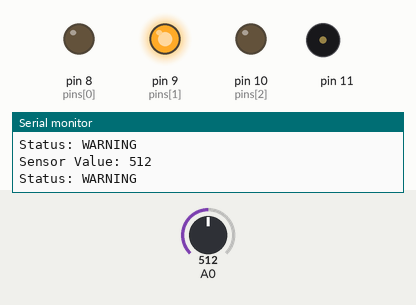
Simulated run of this sketch. Board: Arduino Uno, built with avr-gcc and run on an emulated ATmega328P. Parts: output pins drawn as LEDs (lit = HIGH), buzzer (waves = sounding), the last lines printed to the serial monitor. The inputs (shaded band) are chosen by the test bench; at power-on: A0 = 512.

Above: at 2.8 s.
2.9 s: A0 set to 693
5.6 s: A0 set to 713
At 6.3 s:
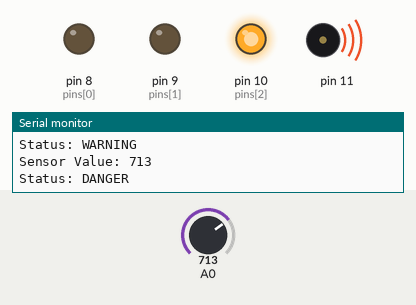
8.3 s: A0 set to 290
At 10.6 s:
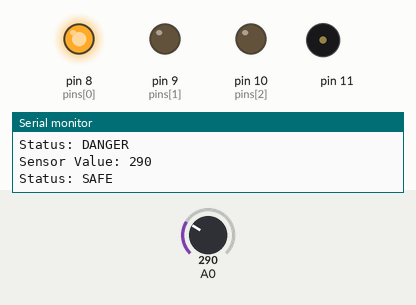
11.5 s: A0 set to 308
At 13.4 s:
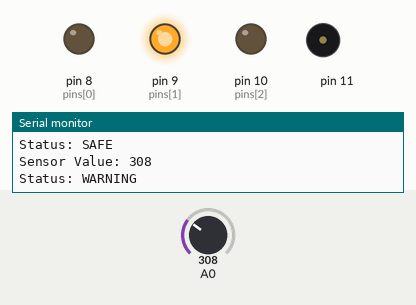
14.2 s: A0 set to 122
At 16.5 s:
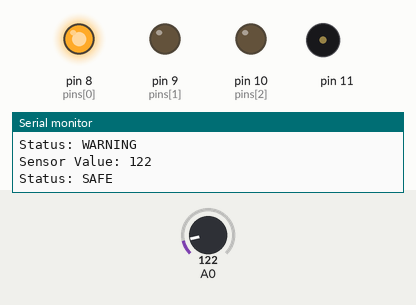
Timing chart, 0 to 18.0 s (numbered marks = the images above; inputs shaded):
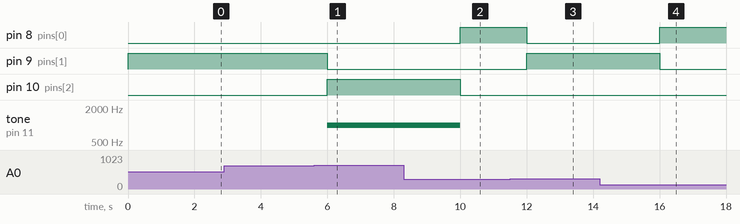

Measured:
- the behaviour switches between 700 and 701 on A0 (found by bisection; images 0 and 1)
- the behaviour switches between 300 and 301 on A0 (found by bisection; images 2 and 3)
- after the input at 5.6 s, pin 9 (pins[1]): HIGH → LOW after 0.40 s; pin 10 (pins[2]): LOW → HIGH after 0.40 s; tone on pin 11: silent → 1000 Hz after 0.40 s
- after the input at 8.3 s, pin 8 (pins[0]): LOW → HIGH after 1.7 s; pin 10 (pins[2]): HIGH → LOW after 1.7 s; tone on pin 11: 1000 Hz → silent after 1.7 s
- after the input at 11.5 s, pin 8 (pins[0]): HIGH → LOW after 0.50 s; pin 9 (pins[1]): LOW → HIGH after 0.50 s
- after the input at 14.2 s, pin 8 (pins[0]): LOW → HIGH after 1.8 s; pin 9 (pins[1]): HIGH → LOW after 1.8 s

The sketch:

project.ino
```cpp
int pins[3] = {8, 9, 10};

void setup(){
    Serial.println("...Sensor Values Reading Started...");
    Serial.begin(9600);
    for(int i=0; i<3; i++){
      pinMode(pins[i], OUTPUT);
    }
    pinMode(11, OUTPUT);
}

int readSensor(){
  int sensorValue = analogRead(A0);
  return sensorValue;
}

int classifySensor(int sensorValue){
  if(sensorValue <= 300){
    return 1;
  } else if(sensorValue > 300 && sensorValue <= 700){
    return 2;
  } else {
    return 3;
  }
}

void greenLED(){
  digitalWrite(8, HIGH);
  digitalWrite(9, LOW);
  digitalWrite(10, LOW);
}

void yellowLED(){
  digitalWrite(8, LOW);
  digitalWrite(9, HIGH);
  digitalWrite(10, LOW);
}

void redLED(){
  digitalWrite(8, LOW);
  digitalWrite(9, LOW);
  digitalWrite(10, HIGH);
}

void controlLEDs(int status){
  if(status == 1){
    greenLED();
  } else if(status == 2){
    yellowLED();
  } else {
    redLED();
  }
}

void controlBuzzer(int status){
  if(status == 3){
    tone(11, 1000);
  } else {
    noTone(11);
  }
}

void displayStatus(int sensorValue, int status){
  Serial.print("Sensor Value: ");
  Serial.println(sensorValue);
  if(status == 1){
        Serial.println("Status: SAFE");
    } else if(status == 2){
        Serial.println("Status: WARNING");
    } else {
        Serial.println("Status: DANGER");
    }
}

void loop(){
    int sensorValue = readSensor();
    int status = classifySensor(sensorValue);
    controlLEDs(status);
    controlBuzzer(status);
    displayStatus(sensorValue, status);

    delay(2000);


}
```
